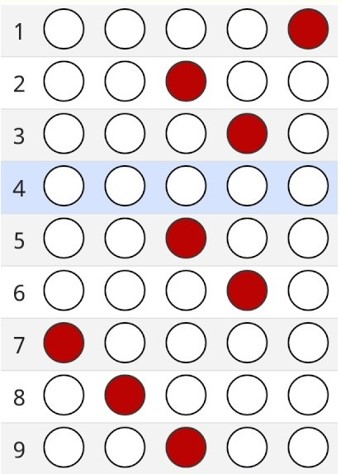
#> input picture Optik Okuyucu/resim.jpg, 341 x 474 px
$ python optik_okuyucu_2.py
#> lines starting #> are read from the running program, lines starting #| are printed output that depends on the picture; after the words box and inside, x2 and y2 are one past the last pixel; in counts of white or black regions, pixels touching at a corner belong together
import cv2
import time
sure1=time.time()
img=cv2.imread('resim.jpg',0)
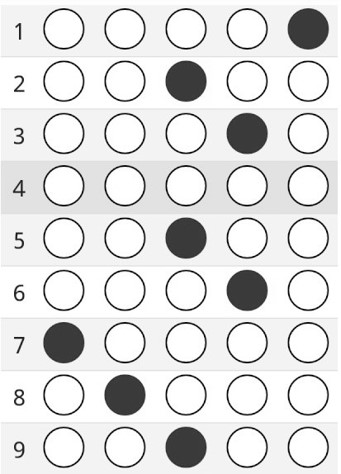
#> img: shape (474, 341); min 0, max 255, mean 223.5
print(img.shape)
#| (474, 341)
ret,th = cv2.threshold(img,125,255,cv2.THRESH_BINARY)
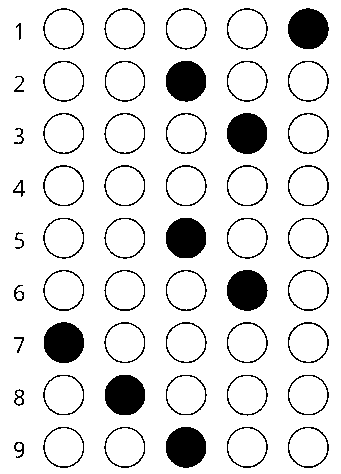
#> th: shape (474, 341); 89% white; 54 black regions, largest, box (x1, y1, x2, y2) and area: (227, 113, 267, 154) 1310, (227, 270, 268, 311) 1309, (288, 8, 329, 49) 1308
cropped=th[3:-3,31:]
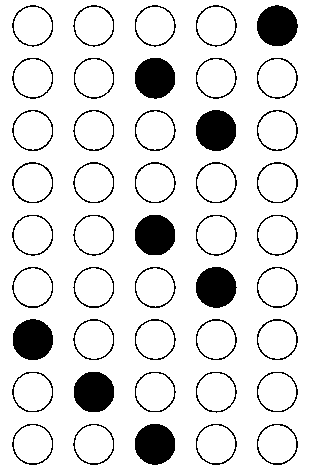
#> cropped: shape (468, 310); 88.1% white; 45 black regions, largest, box (x1, y1, x2, y2) and area: (196, 110, 236, 151) 1310, (196, 267, 237, 308) 1309, (257, 5, 298, 46) 1308
x=[31,93,155,217,279]
y=[26,78,130,182,234,286,338,390,442]
keys=[[0,0,0,0,1],[0,0,1,0,0],[0,0,0,1,0],[0,1,0,0,0],[0,0,1,0,0],[0,0,0,1,0],[1,0,0,0,0],[0,1,0,0,0],[0,0,1,0,0]]
st_ans=[]
btrgb = cv2.cvtColor(cropped,cv2.COLOR_GRAY2RGB)
for i in y:
    k=keys[y.index(i)]
    n=0
    for j in x:
        pixel=cropped[i,j]
        if pixel==0:
            n+=1
    for j in x:
        s=k[x.index(j)]
        pixel=cropped[i,j]
        if pixel == 0 and s==1 and n==1:
            st_ans.append(1)
    if n==0:
        st_ans.append(0)
        cv2.circle(btrgb,(x[k.index(1)],i),20,(0,0,255),5)
    if n>1:
        st_ans.append(0)
        cv2.circle(btrgb,(x[k.index(1)],i),20,(0,0,255),5)
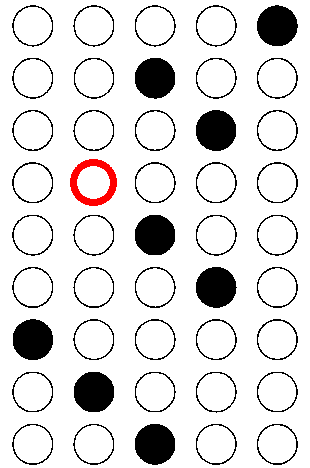
#> btrgb: shape (468, 310, 3); mean B, G, R 223.4, 223.4, 225
#> after the loop, st_ans = [1, 1, 1, 0, 1, 1, 1, 1, 1]

t=st_ans.count(1)
#> t = 8
f=st_ans.count(0)
#> f = 1
print('Doğru sayısı :',t,',yanlış sayısı :',f,'\n','Puan :',round(100/(t+f)*t,3))
#| Doğru sayısı : 8 ,yanlış sayısı : 1
#|  Puan : 88.889
cv2.imshow('Cevap Kagidi',img)
cv2.imshow('Cevap kagidi Kirpilmis',cropped)
cv2.imshow('Yanlis isaretlenen sorular',btrgb)
cv2.imwrite('son.jpg',btrgb)
cv2.waitKey(0)
cv2.destroyAllWindows()
sure2=time.time()
print(sure2-sure1)
